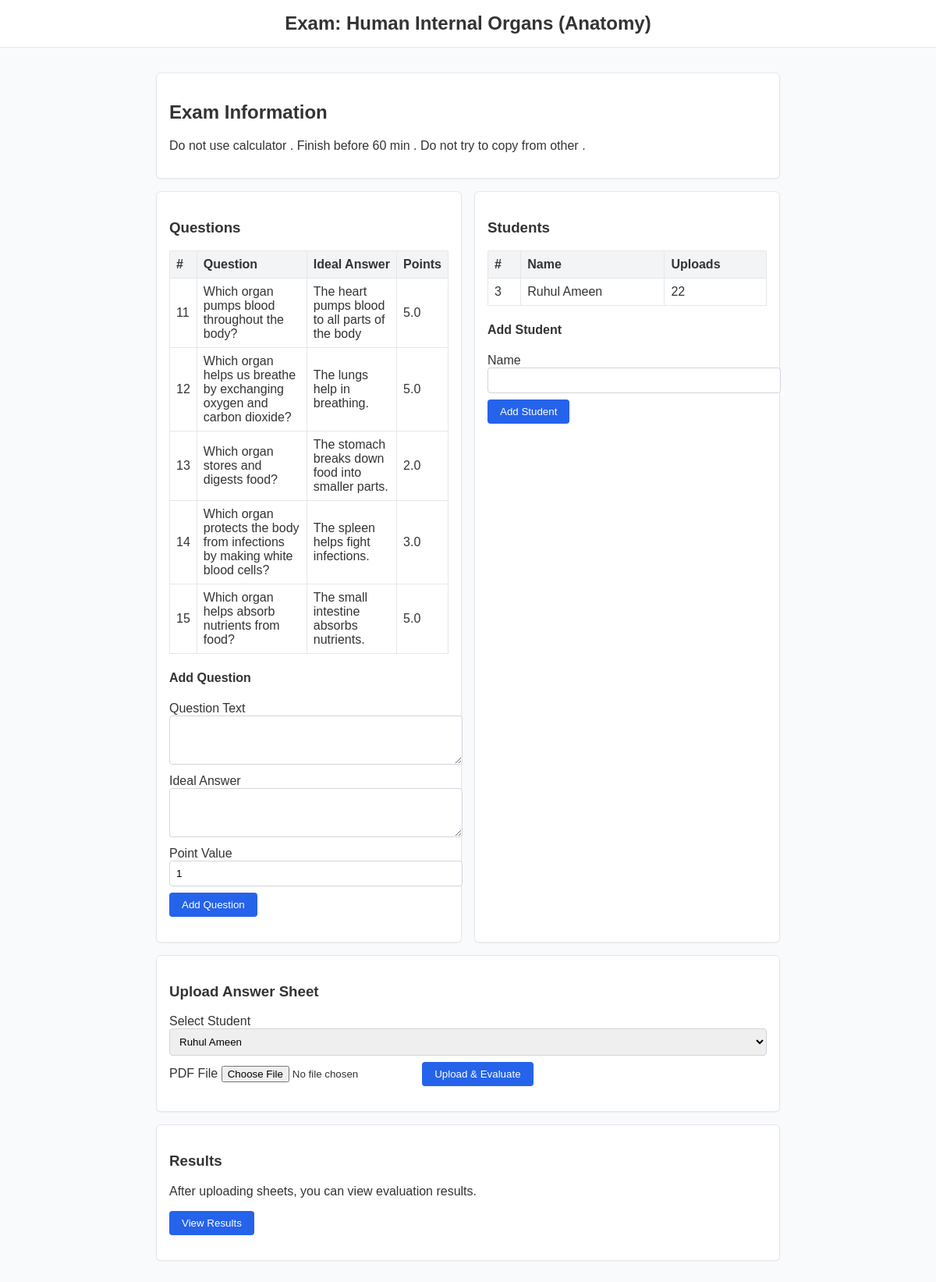
The page /exams/3 on the database its author committed.
### tables this page shows
CREATE TABLE exams (
            id INTEGER PRIMARY KEY AUTOINCREMENT,
            title TEXT NOT NULL,
            subject TEXT NOT NULL,
            instructions TEXT
        );

CREATE TABLE questions (
            id INTEGER PRIMARY KEY AUTOINCREMENT,
            exam_id INTEGER NOT NULL,
            text TEXT NOT NULL,
            ideal_answer TEXT NOT NULL,
            point_value REAL NOT NULL DEFAULT 1.0,
            FOREIGN KEY(exam_id) REFERENCES exams(id) ON DELETE CASCADE
        );

CREATE TABLE students (
            id INTEGER PRIMARY KEY AUTOINCREMENT,
            exam_id INTEGER NOT NULL,
            name TEXT NOT NULL,
            FOREIGN KEY(exam_id) REFERENCES exams(id) ON DELETE CASCADE
        );

### src/controllers/routers.py (the view)
@router.get("/exams/{exam_id}")
async def exam_detail(request: Request, exam_id: int):
    conn = get_db_connection()
    cur = conn.cursor()
    cur.execute("SELECT * FROM exams WHERE id = ?", (exam_id,))
    exam = cur.fetchone()
    if exam is None:
        conn.close()
        raise HTTPException(status_code=404, detail="Exam not found")
    cur.execute("SELECT * FROM questions WHERE exam_id = ? ORDER BY id", (exam_id,))
    questions = cur.fetchall()
    cur.execute("SELECT * FROM students WHERE exam_id = ? ORDER BY id", (exam_id,))
    students = cur.fetchall()
    sheet_counts = {}
    for student in students:
        cur.execute("SELECT COUNT(*) FROM answer_sheets WHERE student_id = ?", (student["id"],))
        sheet_counts[student["id"]] = cur.fetchone()[0]
    conn.close()
    return templates.TemplateResponse(
        "exam_detail.html",
        {
            "request": request,
            "exam": exam,
            "questions": questions,
            "students": students,
            "sheet_counts": sheet_counts,
        },
    )

### templates/exam_detail.html (shortened to what this page needs)
{% extends "base.html" %}
{% block content %}
<header>Exam: {{ exam.title }} ({{ exam.subject }})</header>
<main>
  <div class="card">
    <h2>Exam Information</h2>
    <p>{{ exam.instructions or 'No instructions provided.' }}</p>
  </div>
  <div class="flex">
    <div class="flex-1 card">
      <h3>Questions</h3>
      {% if questions %}
      <table>
        <thead><tr><th>#</th><th>Question</th><th>Ideal Answer</th><th>Points</th></tr></thead>
        <tbody>
        {% for q in questions %}
        <tr>
          <td>{{ q.id }}</td>
          <td>{{ q.text }}</td>
          <td>{{ q.ideal_answer }}</td>
          <td>{{ q.point_value }}</td>
        </tr>
        {% endfor %}
        </tbody>
      </table>
      {% else %}
      <p>No questions added yet.</p>
      {% endif %}
      <h4>Add Question</h4>
      <form action="/exams/{{ exam.id }}/questions" method="post">
        <label for="text">Question Text</label>
        <textarea name="text" id="text" required rows="3"></textarea>
        <label for="ideal_answer">Ideal Answer</label>
        <textarea name="ideal_answer" id="ideal_answer" required rows="3"></textarea>
        <label for="point_value">Point Value</label>
        <input type="number" name="point_value" id="point_value" step="0.1" value="1" required>
        <input type="submit" value="Add Question">
      </form>
    </div>
    <div class="flex-1 card">
      <h3>Students</h3>
      {% if students %}
      <table>
        <thead><tr><th>#</th><th>Name</th><th>Uploads</th></tr></thead>
        <tbody>
        {% for s in students %}
        <tr>
          <td>{{ s.id }}</td>
          <td>{{ s.name }}</td>
          <td>{{ sheet_counts[s.id] }}</td>
        </tr>
        {% endfor %}
        </tbody>
      </table>
      {% else %}
      <p>No students added yet.</p>
      {% endif %}
      <h4>Add Student</h4>
      <form action="/exams/{{ exam.id }}/students" method="post">
        <label for="name">Name</label>
        <input type="text" name="name" id="name" required>
        <input type="submit" value="Add Student">
      </form>
    </div>
  </div>
  <div class="card">
    <h3>Upload Answer Sheet</h3>
    {% if students %}
    <form action="/exams/{{ exam.id }}/upload" method="post" enctype="multipart/form-data">
      <label for="student_id">Select Student</label>
      <select name="student_id" id="student_id" required>
        {% for s in students %}
        <option value="{{ s.id }}">{{ s.name }}</option>
        {% endfor %}
      </select>
      <label for="file">PDF File</label>
      <input type="file" name="file" id="file" accept="application/pdf" required>
      <input type="submit" value="Upload & Evaluate">
    </form>
    {% else %}
    <div class="alert">Please add at least one student before uploading answer sheets.</div>
    {% endif %}
  </div>
  <div class="card">
    <h3>Results</h3>
    <p>After uploading sheets, you can view evaluation results.</p>
    <p><a href="/exams/{{ exam.id }}/results"><button>View Results</button></a></p>
  </div>
</main>
{% endblock %}

### static/style.css (style rules this page uses)
body { font-family: sans-serif; margin: 0; padding: 0; background-color: #f9fafb; color: #333; }
header { background-color: #ffffff; border-bottom: 1px solid #e5e7eb; padding: 1rem; text-align: center; font-size: 1.5rem; font-weight: 600; }
main { max-width: 800px; margin: 2rem auto; padding: 0 1rem; }
table { width: 100%; border-collapse: collapse; margin-bottom: 1rem; }
th, td { padding: 0.5rem; border: 1px solid #e5e7eb; text-align: left; }
th { background-color: #f3f4f6; }
form { margin-bottom: 1rem; }
input[type="text"], textarea, input[type="number"], select { width: 100%; padding: 0.5rem; border: 1px solid #d1d5db; border-radius: 4px; margin-bottom: 0.5rem; }
input[type="submit"], button { background-color: #2563eb; color: #ffffff; padding: 0.5rem 1rem; border: none; border-radius: 4px; cursor: pointer; }
a { color: #2563eb; text-decoration: none; }
.card { background-color: #ffffff; border: 1px solid #e5e7eb; border-radius: 6px; padding: 1rem; margin-bottom: 1rem; box-shadow: 0 1px 2px rgba(0, 0, 0, 0.05); }
.flex { display: flex; gap: 1rem; }
.flex-1 { flex: 1; }

### rows shown on the page
exams: title "Human Internal Organs", subject "Anatomy", instructions "Do not use calculator . Finish before 60 min . Do not try to copy from other ."
questions: id "11", text "Which organ pumps blood throughout the body?", ideal_answer "The heart pumps blood to all parts of the body", point_value "5.0"
questions: id "12", text "Which organ helps us breathe by exchanging oxygen and carbon dioxide?", ideal_answer "The lungs help in breathing.", point_value "5.0"
questions: id "13", text "Which organ stores and digests food?", ideal_answer "The stomach breaks down food into smaller parts.", point_value "2.0"
questions: id "14", text "Which organ protects the body from infections by making white blood cells?", ideal_answer "The spleen helps fight infections.", point_value "3.0"
questions: id "15", text "Which organ helps absorb nutrients from food?", ideal_answer "The small intestine absorbs nutrients.", point_value "5.0"
students: id "3", name "Ruhul Ameen", sheet_counts "22"

### other values the page prints
form field student_id "Ruhul Ameen"
